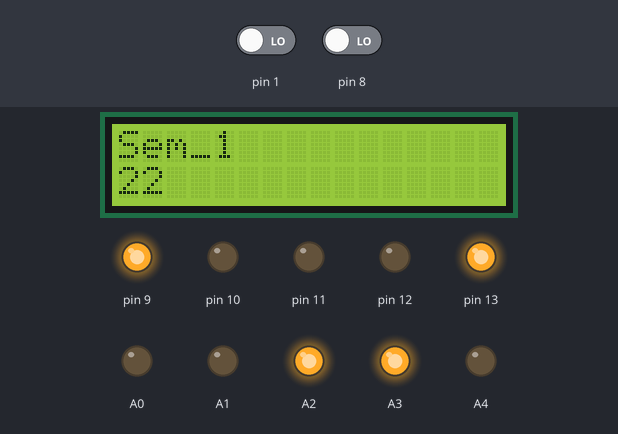
A sketch run on a simulated Arduino Uno, built with avr-gcc and run on an emulated ATmega328P. Shown: 16×2 character LCD, output pins drawn as LEDs (lit = HIGH). The inputs (shaded band) are chosen by the test bench; at power-on: pin 1 LOW, pin 8 LOW.

Above: at 1.7 s.
1.8 s: pin 1 driven HIGH
At 2.6 s:
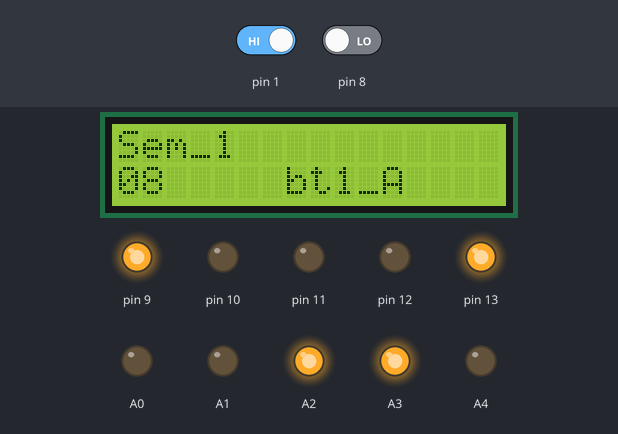
At 7.65 s:
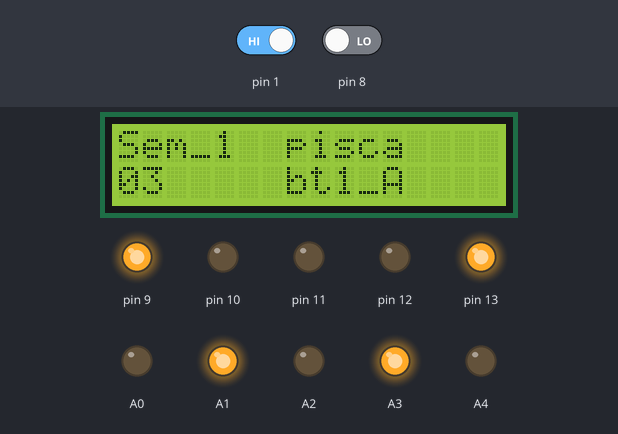
Timing chart, 0 to 31.5 s (numbered marks = the images above; inputs shaded):
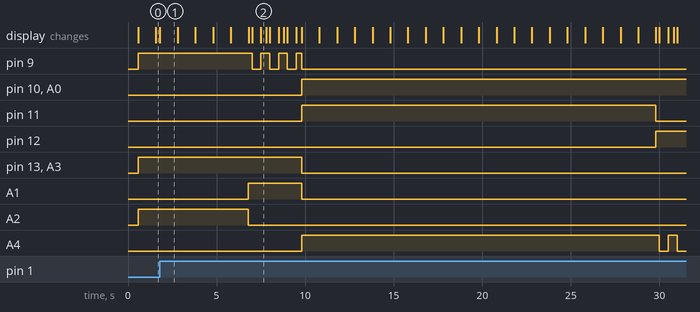

The sketch:

TrafficLight.ino
```cpp
//Start lcd
#include <LiquidCrystal.h>
LiquidCrystal lcd(7,6,5,4,3,2);

int tempoRestante=0;
int bt_press=0;


void setup() {
  lcd.begin(16, 2);
  pinMode(1, INPUT);
  pinMode(0, INPUT);
  pinMode(9, OUTPUT);
  pinMode(10, OUTPUT);
  pinMode(11, OUTPUT);
  pinMode(12, OUTPUT);
  pinMode(13, OUTPUT);
  pinMode(A0, OUTPUT);
  pinMode(A1, OUTPUT);
  pinMode(A2, OUTPUT);
  pinMode(A3, OUTPUT);
  pinMode(A4, OUTPUT);

  //lcd
  lcd.print("RXMichel");
  lcd.setCursor(0,2);
  lcd.print("SrGMS");
  delay(500);
  lcd.setCursor(0,0);
  lcd.print("        ");
  lcd.setCursor(0,2);
  lcd.print("        ");
}


void loop() {

  //traffic light 1

  unsigned long  start1 = millis();

  pedestre1_ligaVermelho();
  pedestre2_ligaVerde();

  //lcd
  lcd.setCursor(0,1);
  lcd.print("__");

//traffic light 1 -> 20 seconds
  while((millis()-start1)<20000){

    tempoRestante=(23-((int)(millis()-start1)/1000));

    //lcd
    lcd.setCursor(0,0);
    lcd.print("Sem_1");
    lcd.setCursor(0,1);

    if (tempoRestante < 10){
        lcd.print("0");
        lcd.print(tempoRestante);
    } else {
        lcd.print(tempoRestante);
    }

    //button 1
      if(digitalRead(1)==HIGH){
        //if button 1 is pressed and the timeout is great that 15 second//
          if((millis()-start1)<15000){
            //timeout is set to 8 ( 5 green light and 3 yellow light)
               start1=millis()-15000;
               //lcd
               lcd.setCursor(7,1);
               lcd.print("bt1_A");
               //button 1 is triggered
               bt_press=1;
          } else if(bt_press==0){
               lcd.setCursor(7,1);
               lcd.print("bt1_R");
          }
      }

        semaforo1_ligaVerde();
        semaforo2_ligaVermelho();

  }


  start1=millis();

  // if the timeout is less that 3 seconds
  while((millis()-start1)<3000){
    tempoRestante=(3-((int)(millis()-start1)/1000));

    lcd.setCursor(0,1);
    lcd.print("0");
    lcd.print(tempoRestante);

    semaforo1_ligaAmarelo();
    if((millis()%1000)>500){
        pedestre2_pisca(HIGH);
        lcd.setCursor(7,0);
        lcd.print("pisca");
    } else {
        pedestre2_pisca(LOW);
        lcd.setCursor(7,0);
        lcd.print("     ");

    }
 }


  pedestre1_ligaVerde();
  semaforo1_ligaVermelho();
  lcd.setCursor(7,0);
  lcd.print("     ");
  lcd.setCursor(7,1);
  lcd.print("     ");
  bt_press=0;

  //traffic light 2
  unsigned long  start2=millis();

  pedestre2_ligaVermelho();

  lcd.setCursor(0,1);
  lcd.print("__");

  while((millis()-start2)<20000){

    tempoRestante=(23-((int)(millis()-start2)/1000));

    lcd.setCursor(0,0);
    lcd.print("Sem_2");
    lcd.setCursor(0,1);

    if (tempoRestante<10){
        lcd.print("0");
        lcd.print(tempoRestante);
    }
    else{
        lcd.print(tempoRestante);
    }


    //button 2
      if(digitalRead(8)==HIGH){
        if ((millis()-start2)<15000){
           start2=millis()-15000;
           lcd.setCursor(7,1);
           lcd.print("bt2_A");
           bt_press=1;
        } else if(bt_press==0){
               lcd.setCursor(7,1);
               lcd.print("bt2_R");
          }
      }

      semaforo2_ligaVerde();
      semaforo1_ligaVermelho();

    }

    start2=millis();

    while((millis()-start2)<3000){

              semaforo2_ligaAmarelo();

              tempoRestante=(3-((int)(millis()-start2)/1000));
              lcd.setCursor(0,1);
              lcd.print("0");
              lcd.print(tempoRestante);

              if((millis()%1000)>500){
                  pedestre1_pisca(HIGH);
                  lcd.setCursor(7,0);
                  lcd.print("pisca");
              }
              else{
                  pedestre1_pisca(LOW);
                  lcd.setCursor(7,0);
                  lcd.print("     ");
              }

        }
  lcd.setCursor(7,0);
  lcd.print("     ");
  lcd.setCursor(7,1);
  lcd.print("     ");
  bt_press=0;
}


//functions
void semaforo1_ligaVerde(){
    digitalWrite(A2,HIGH);
    digitalWrite(A0,LOW);
}
void semaforo1_ligaAmarelo(){
    digitalWrite(A2,LOW);
    digitalWrite(A1,HIGH);
    digitalWrite(A0,LOW);
}
void semaforo1_ligaVermelho(){
    digitalWrite(A2,LOW);
    digitalWrite(A1,LOW);
    digitalWrite(A0,HIGH);
}

void semaforo2_ligaVerde(){
    digitalWrite(11,HIGH);
    digitalWrite(13,LOW);
}
void semaforo2_ligaAmarelo(){
    digitalWrite(11,LOW);
    digitalWrite(12,HIGH);
    digitalWrite(13,LOW);
}
void semaforo2_ligaVermelho(){
    digitalWrite(11,LOW);
    digitalWrite(12,LOW);
    digitalWrite(13,HIGH);
}

void pedestre1_ligaVermelho(){
  digitalWrite(A4,LOW);
  digitalWrite(A3,HIGH);
}

void pedestre1_ligaVerde(){
  digitalWrite(A4,HIGH);
  digitalWrite(A3,LOW);
}

void pedestre1_pisca(boolean pisc){
  digitalWrite(A4,pisc);
}


void pedestre2_ligaVermelho(){
  digitalWrite(9,LOW);
  digitalWrite(10,HIGH);
}

void pedestre2_ligaVerde(){
  digitalWrite(9,HIGH);
  digitalWrite(10,LOW);
}

void pedestre2_pisca(boolean pisc){
  digitalWrite(9,pisc);
}
```

Measured:
- after the input at 1.8 s, pin 10, pin 11, A0, A4: LOW → HIGH after 8.0 s instead of 21.8 s; pin 12: LOW → HIGH after 28.0 s; pin 13, A3: HIGH → LOW after 8.0 s instead of 21.8 s; A2: HIGH → LOW after 5.0 s instead of 18.8 s; the display: changes at once (image 1)
- what the display in image 1 shows lasts 1.0 s, from 1.8 s to 2.8 s
